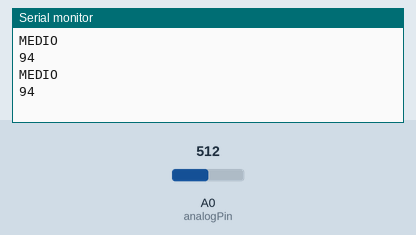
Simulated run of this sketch. Board: Arduino Uno, built with avr-gcc and run on an emulated ATmega328P. Shown: the last lines printed to the serial monitor. The inputs (shaded band) are chosen by the test bench; at power-on: A0 (analogPin) = 512.

Above: at 1.8 s.
1.9 s: A0 (analogPin) set to 716
At 2.6 s:
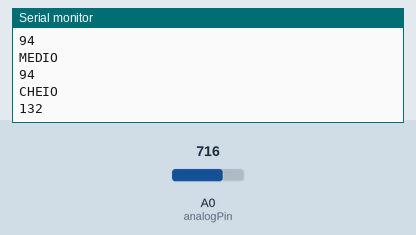
4.5 s: A0 (analogPin) set to 306
At 5.8 s:
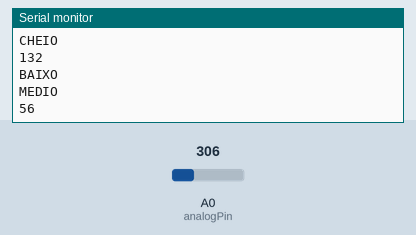
7.5 s: A0 (analogPin) set to 0
At 8.5 s:
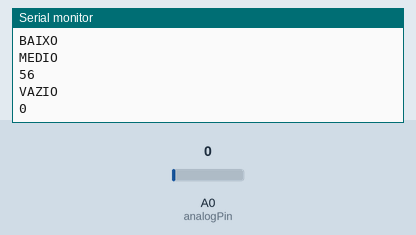
Timing chart, 0 to 10.5 s (numbered marks = the images above; inputs shaded):
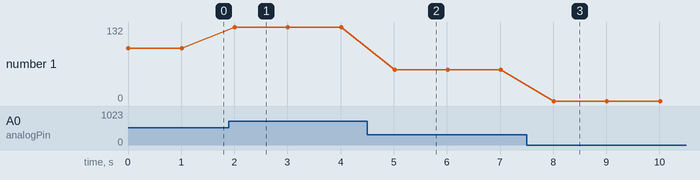

Measured:
- after the input at 1.9 s, the serial monitor: prints a new line after 0.10 s (image 1)
- after the input at 4.5 s, the serial monitor: prints a new line after 0.50 s (image 2)
- after the input at 7.5 s, the serial monitor: prints a new line after 0.50 s (image 3)
- plotted number 1: 94 → 132 after the input at 1.9 s, 132 → 56 after the input at 4.5 s, 56 → 0 after the input at 7.5 s

The sketch:

nivelAgua.ino
```cpp
//o sensor varia de 0 a 100
//sendo 0 fora da agua e 100 até o limite
//em 90 o sensor vai estar pela metade, sendo uma curva logaritmica não sendo proporcional

int analogPin = A0; // Define o pino do sensor

int val = 0; // Cria uma variável para armazenar o valor
int perc;

void setup() {
Serial.begin(9600); // Inicia o Serial
}

void loop() {
val = analogRead(analogPin); // define a variável como o sensor

perc = map(val, 1, 540, 0, 100);

if(perc <= 4){
  Serial.println("VAZIO");
  }

if(perc >= 4 && perc <= 80 ){
  Serial.println("BAIXO");
  }

if(perc >= 50 && perc <= 100 ){
  Serial.println("MEDIO");
  }

if(perc > 100 ){
  Serial.println("CHEIO");
  }

  Serial.println(perc); //Imprime o valor armazenado

  delay (1000);
}
```
